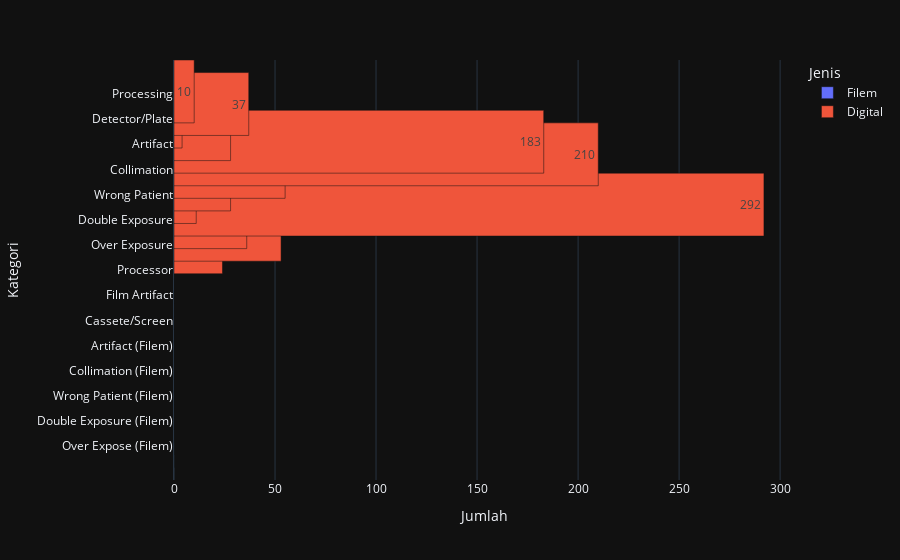

Notebook cell for this chart:
### Code cell
fig = px.bar(df_reject,y='Kategori',x='Jumlah',orientation='h',text='Jumlah',color='Jenis', barmode='group')
fig.update_traces(textangle=0, width=5)
fig.show()

### Figure 1 — Plotly figure (JSON) as saved in the notebook; plotly's stock layout.template omitted (floating-point values rounded to 4 significant figures)
{"data": [{"alignmentgroup": "True", "hovertemplate": "Jenis=Filem<br>Jumlah=%{text}<br>Kategori=%{y}<extra></extra>", "legendgroup": "Filem", "marker": {"color": "#636efa", "pattern": {"shape": ""}}, "name": "Filem", "offsetgroup": "Filem", "orientation": "h", "showlegend": true, "text": [0, 0, 0, 0, 0, 0, 0, 0, 0, 0, 0, 0, 0, 0, 0, 0], "textposition": "auto", "x": [0, 0, 0, 0, 0, 0, 0, 0, 0, 0, 0, 0, 0, 0, 0, 0], "xaxis": "x", "y": ["Over Expose (Filem)", "Under Expose (Filem)", "Double Exposure (Filem)", "Wrong Technique (Filem)", "Wrong Patient (Filem)", "Marker (Filem)", "Collimation (Filem)", "Pt. Movement (Filem)", "Artifact (Filem)", "Equipment Artifact (Filem)", "Cassete/Screen", "Darkroom", "Film Artifact", "Film Fogged", "Processor", "Others"], "yaxis": "y", "type": "bar", "textangle": 0, "width": 5}, {"alignmentgroup": "True", "hovertemplate": "Jenis=Digital<br>Jumlah=%{text}<br>Kategori=%{y}<extra></extra>", "legendgroup": "Digital", "marker": {"color": "#EF553B", "pattern": {"shape": ""}}, "name": "Digital", "offsetgroup": "Digital", "orientation": "h", "showlegend": true, "text": [24, 53, 36, 292, 11, 28, 55, 210, 183, 28, 4, 37, 10], "textposition": "auto", "x": [24, 53, 36, 292, 11, 28, 55, 210, 183, 28, 4, 37, 10], "xaxis": "x", "y": ["Over Exposure", "Under Exposure", "Double Exposure", "Wrong Technique", "Wrong Patient", "Marker", "Collimation", "Pt. Movement", "Artifact", "Tube/Grid/Bucky", "Detector/Plate", "Equipment Artifact", "Processing"], "yaxis": "y", "type": "bar", "textangle": 0, "width": 5}], "layout": {"xaxis": {"anchor": "y", "domain": [0.0, 1.0], "title": {"text": "Jumlah"}}, "yaxis": {"anchor": "x", "domain": [0.0, 1.0], "title": {"text": "Kategori"}}, "legend": {"title": {"text": "Jenis"}, "tracegroupgap": 0}, "margin": {"t": 60}, "barmode": "group"}}
